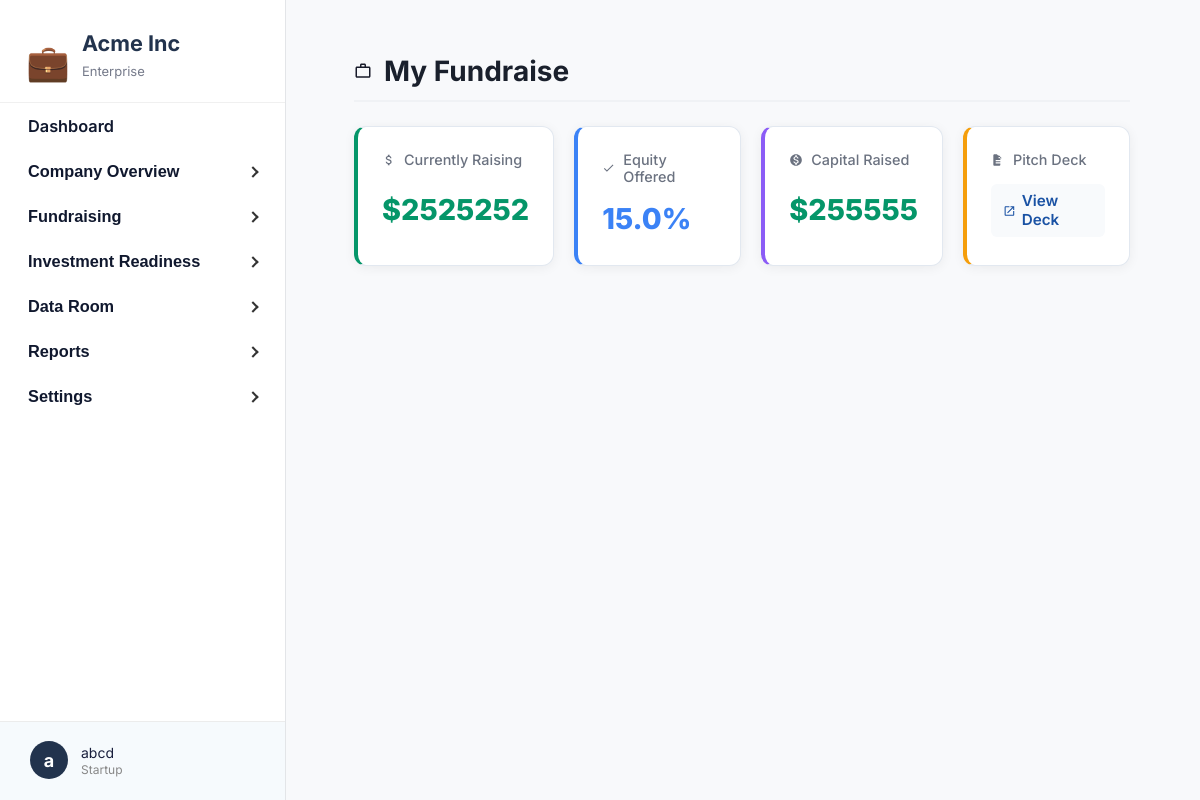
/api/startup/fundraising/my-fundraise/ (signed in), run on the app's committed database.
### core/models.py (models this page shows, shortened)
class StartupProfile(models.Model):
    user = models.OneToOneField(User, on_delete=models.CASCADE, related_name='startup_profile')
    startup_name = models.CharField(max_length=150)
    role = models.CharField(max_length=100)
    email = models.EmailField()
    website = models.CharField(max_length=255)
    heard_about = models.CharField(max_length=50)
    description = models.TextField()
    audience = models.TextField()
    tech_component = models.TextField()
    your_edge = models.TextField()
    pitch_deck_url = models.CharField(max_length=255)
    startup_stage = models.CharField(max_length=50)
    problem = models.TextField()
    solution = models.TextField()
    market_research = models.CharField(max_length=20)
    business_model_mind = models.CharField(max_length=50)
    working_time = models.CharField(max_length=50)
    cofounder = models.CharField(max_length=20)
    support_needed = models.TextField()
    has_mvp = models.CharField(max_length=10)
    tested_with_customers = models.CharField(max_length=10)
    funding_source = models.CharField(max_length=100)
    early_users = models.CharField(max_length=10)
    generated_revenue = models.CharField(max_length=20)
    stage3_challenges = models.TextField()
    stage3_support = models.TextField()
    business_model = models.TextField()
    paying_customers = models.CharField(max_length=50)
    annual_revenue_4 = models.CharField(max_length=50)
    external_funding = models.CharField(max_length=50)
    acquisition_strategies = models.TextField()
    team_size = models.CharField(max_length=50)
    stage4_challenges = models.TextField()
    stage4_support = models.TextField()
    annual_revenue_5 = models.CharField(max_length=50)
    active_customers_5 = models.CharField(max_length=50)
    markets_operating = models.CharField(max_length=100)
    expansion_plans = models.TextField()
    stage5_challenges = models.TextField()
    is_approved = models.BooleanField(default=False)
    is_onboarded = models.BooleanField(default=False)
    complete_profile_submitted = models.BooleanField(default=False)
    submitted_at = models.DateTimeField(auto_now_add=True)
    arr = models.FloatField(
        null=True, blank=True, verbose_name="Annual Recurring Revenue (ARR)"
    )
    arpu = models.FloatField(
        null=True, blank=True, verbose_name="Average Revenue Per User (ARPU)"
    )
    monthly_burn = models.FloatField(null=True, blank=True)
    cash_balance = models.FloatField(null=True, blank=True)
    ltv_cac_ratio = models.FloatField(null=True, blank=True)
    operating_expenses = models.FloatField(null=True, blank=True)
    debt_obligations = models.TextField(null=True, blank=True)
    capital_raised = models.FloatField(null=True, blank=True)
    currently_raising = models.FloatField(null=True, blank=True)
    equity_offered = models.FloatField(null=True, blank=True)
    financial_forecast = models.FileField(
        upload_to='financial_forecasts/', null=True, blank=True
    )

### core/views.py (the view)
# urls.py: path('startup/fundraising/my-fundraise/', startup_my_fundraise, name='startup_my_fundraise'),
@login_required
def startup_my_fundraise(request):
    profile = request.user.startup_profile
    context = {
        'currently_raising': profile.currently_raising,
        'equity_offered': profile.equity_offered,
        'capital_raised': profile.capital_raised,
        'pitch_deck_url': profile.pitch_deck_url,
    }
    if request.headers.get("HX-Request") == "true":
        return render(request, "startup_partials/startup_my_fundraise_partial.html", context)
    else:
        return render(request, "startup_my_fundraise.html", context)

### core/templates/startup_my_fundraise.html (shortened to what this page needs)
{% extends "startup_base.html" %}
{% block content %}
<div class="fundraise-container">
    <div class="page-header">
        <svg class="icon" viewBox="0 0 24 24">
            <path d="M14 6V4h-4v2h4zM4 8v11h16V8H4zm16-2c1.11 0 2 .89 2 2v11c0 1.11-.89 2-2 2H4c-1.11 0-2-.89-2-2l.01-11c0-1.11.88-2 1.99-2h4V4c0-1.11.89-2 2-2h4c1.11 0 2 .89 2 2v2h4z"/>
        </svg>
        <h1 class="page-title">My Fundraise</h1>
    </div>
    <div class="metrics-grid">
        <div class="metric-card raising-card">
            <div class="metric-label">
                Currently Raising
            </div>
            <div class="metric-value currency-value">
                ${{ currently_raising|default:"0"|floatformat:0 }}
            </div>
        </div>
        <div class="metric-card equity-card">
            <div class="metric-label">
                <svg class="icon-small" viewBox="0 0 24 24">
                    <path d="M9 16.17L4.83 12l-1.42 1.41L9 19 21 7l-1.41-1.41z"/>
                </svg>
                Equity Offered
            </div>
            <div class="metric-value percentage-value">
                {{ equity_offered|default:"0"|floatformat:1 }}%
            </div>
        </div>
        <div class="metric-card capital-card">
            <div class="metric-label">
                Capital Raised
            </div>
            <div class="metric-value currency-value">
                ${{ capital_raised|default:"0"|floatformat:0 }}
            </div>
        </div>
        <div class="metric-card pitch-card">
            <div class="metric-label">
                <svg class="icon-small" viewBox="0 0 24 24">
                    <path d="M14 2H6c-1.1 0-1.99.9-1.99 2L4 20c0 1.1.89 2 2 2h8c1.1 0 2-.9 2-2V8l-6-6zm2 16H8v-2h8v2zm0-4H8v-2h8v2zm-3-5V3.5L18.5 9H13z"/>
                </svg>
                Pitch Deck
            </div>
            <div class="metric-value">
                {% if pitch_deck_url %}
                    <a href="{{ pitch_deck_url }}" target="_blank" class="pitch-deck-link">
                        <svg class="icon-small" viewBox="0 0 24 24">
                            <path d="M19 19H5V5h7V3H5c-1.11 0-2 .9-2 2v14c0 1.1.89 2 2 2h14c1.11 0 2-.9 2-2v-7h-2v7zM14 3v2h3.59l-9.83 9.83 1.41 1.41L19 6.41V10h2V3h-7z"/>
                        </svg>
                        View Deck
                    </a>
                {% else %}
                    <span class="not-uploaded">Not Uploaded</span>
                {% endif %}
            </div>
        </div>
    </div>
</div>
{% endblock %}

### core/templates/startup_base.html (shortened to what this page needs)
{% load static %}
<!DOCTYPE html>
<html lang="en">
<head>
</head>
<body>
<div class="layout">
    <nav class="sidebar">
        <div class="logo-box">
            <span class="logo-icon">&#128188;</span>
            <div>
                <div class="sidebar-title">Acme Inc</div>
                <div class="sidebar-subtitle">Enterprise</div>
            </div>
        </div>
        <div class="sidebar-content">
            <ul class="sidebar-nav">
                <li>
                    <a href="{% url 'startup_dashboard' %}" class="sidebar-link {% if section == 'dashboard' %}active{% endif %}">Dashboard</a>
                </li>
                <li>
                    <button class="sidebar-toggle {% if section == 'company' %}active{% endif %}" aria-expanded="false" type="button">
                        Company Overview
                        <span class="arrow"></span>
                    </button>
                </li>
                <li>
                    <button class="sidebar-toggle" aria-expanded="false" type="button">
                        Fundraising
                        <span class="arrow"></span>
                    </button>
                </li>
                <li>
                    <button class="sidebar-toggle" aria-expanded="false" type="button">
                        Investment Readiness
                        <span class="arrow"></span>
                    </button>
                </li>
                <li>
                    <button class="sidebar-toggle" aria-expanded="false" type="button">
                        Data Room
                        <span class="arrow"></span>
                    </button>
                </li>
                <li>
                    <button class="sidebar-toggle" aria-expanded="false" type="button">
                        Reports
                        <span class="arrow"></span>
                    </button>
                </li>
                <li>
                    <button class="sidebar-toggle" aria-expanded="false" type="button">
                        Settings
                        <span class="arrow"></span>
                    </button>
                </li>
            </ul>
        </div>
        <div class="sidebar-footer" id="sidebar-footer">
            <div class="sidebar-footer-circle">{{ request.user.first_name|default:"N"|slice:":1" }}</div>
            <div class="sidebar-footer-details">
                <span>{{ request.user.get_full_name|default:request.user.username }}</span>
                <small>Startup</small>
            </div>
        </div>
    </nav>
    <div id="main-content" class="main-content">
        {% block content %}{% endblock %}
    </div>
</div>
</body>
</html>

### core/templates/startup_base.html (style rules this page uses)
html, body { height: 100%; margin: 0; }
body { font-family: 'Inter', sans-serif; background: #f8f9fb; color: #181b2a; height: 100vh; }
.layout { display: flex; min-height: 100vh; }
.sidebar { width: 285px; background: #fff; border-right: 1.5px solid #e3e5e8; padding: 0; position: relative; display: flex; flex-direction: column; height: 100vh; }
.sidebar .logo-box { padding: 30px 26px 8px 26px; display: flex; align-items: center; gap: 12px; flex-shrink: 0; background: #fff; border-bottom: 1px solid #f0f0f0; }
.sidebar-content { flex: 1; overflow-y: auto; padding-bottom: 80px; }
.sidebar .logo-icon { font-size: 2.2rem; color: #22284b; }
.sidebar-title { font-weight: 700; font-size: 1.35rem; color: #22334d; margin-bottom: 7px; }
.sidebar-subtitle { font-size: 13px; color: #757a8a; margin-bottom: 15px; }
.sidebar-nav { padding: 0; margin: 0 0 30px 0; list-style: none; }
.sidebar-link, .sidebar-toggle { display: flex; align-items: center; gap: 8px; padding: 13px 28px; color: #10182e; text-decoration: none; font-weight: 600; font-size: 1.02rem; border: none; background: none; cursor: pointer; width: 100%; outline: none; transition: all 0.2s cubic-bezier(0.4, 0, 0.2, 1); border-radius: 0 16px 16px 0; margin-right: 4px; position: relative; }
.sidebar-toggle .arrow { margin-left: auto; transition: transform 0.3s cubic-bezier(0.4, 0, 0.2, 1); }
.sidebar-footer { position: absolute; left: 0; bottom: 0; width: 100%; padding: 19px 24px 21px 30px; border-top: 1px solid #ececec; background: #f6fafd; display: flex; align-items: center; gap: 13px; cursor: pointer; z-index: 10; box-sizing: border-box; transition: all 0.2s cubic-bezier(0.4, 0, 0.2, 1); }
.sidebar-footer-circle { width: 38px; height: 38px; border-radius: 50%; background: #22334d; color: #fff; display: flex; align-items: center; justify-content: center; font-size: 18px; font-weight: 700; transition: all 0.2s cubic-bezier(0.4, 0, 0.2, 1); }
.sidebar-footer-details { display: flex; flex-direction: column; gap: 1px; }
.sidebar-footer-details span { font-size: 14px; color: #191f3d; transition: color 0.2s cubic-bezier(0.4, 0, 0.2, 1); }
.sidebar-footer-details small { font-size: 12px; color: #888; transition: color 0.2s cubic-bezier(0.4, 0, 0.2, 1); }
.main-content { flex: 1; padding: 38px 54px 44px 52px; }
.arrow { display: inline-block; width: 6px; height: 6px; border-top: 2px solid #333; border-right: 2px solid #333; transform: rotate(45deg); margin-left: auto; transition: transform 0.3s cubic-bezier(0.4, 0, 0.2, 1); }

### core/templates/startup_my_fundraise.html (style rules this page uses)
.fundraise-container { max-width: 100%; width: 100%; margin: 0; padding: 16px; box-sizing: border-box; }
.page-header { display: flex; align-items: center; gap: 12px; margin-bottom: 24px; padding-bottom: 12px; border-bottom: 2px solid #f0f2f5; }
.page-title { font-size: 1.75rem; font-weight: 700; color: #1a202c; margin: 0; }
.metrics-grid { display: grid; gap: 20px; width: 100%; grid-template-columns: 1fr; }
@media (min-width: 640px) { .metrics-grid { grid-template-columns: 1fr 1fr; } }
@media (min-width: 1024px) { .metrics-grid { grid-template-columns: 1fr 1fr 1fr 1fr; } }
.metric-card { background: #ffffff; border-radius: 12px; box-shadow: 0 2px 12px rgba(0, 0, 0, 0.06); border: 1px solid #e2e8f0; padding: 24px; transition: all 0.3s ease; display: flex; flex-direction: column; min-height: 140px; box-sizing: border-box; }
.metric-label { color: #6b7280; font-size: 0.9rem; font-weight: 500; margin-bottom: 12px; display: flex; align-items: center; gap: 8px; }
.metric-value { font-size: 1.8rem; font-weight: 800; color: #1a202c; line-height: 1.2; flex-grow: 1; display: flex; align-items: center; }
.currency-value { color: #059669; }
.percentage-value { color: #3b82f6; }
.pitch-deck-link { color: #1a52a4; font-weight: 600; text-decoration: none; display: inline-flex; align-items: center; gap: 6px; padding: 8px 12px; border-radius: 6px; background: #f8fafc; transition: all 0.2s ease; font-size: 0.95rem; }
.icon { width: 18px; height: 18px; fill: currentColor; }
.icon-small { width: 14px; height: 14px; fill: currentColor; }
.raising-card { border-left: 4px solid #059669; }
.equity-card { border-left: 4px solid #3b82f6; }
.capital-card { border-left: 4px solid #8b5cf6; }
.pitch-card { border-left: 4px solid #f59e0b; }

### data on the page
StartupProfile: currently_raising "2525252", equity_offered "15.0", capital_raised "255555"

### other printed values
{{ request.user.first_name|default:"N"|slice:":1" }} "a"
{{ request.user.get_full_name|default:request.user.username }} "abcd"
